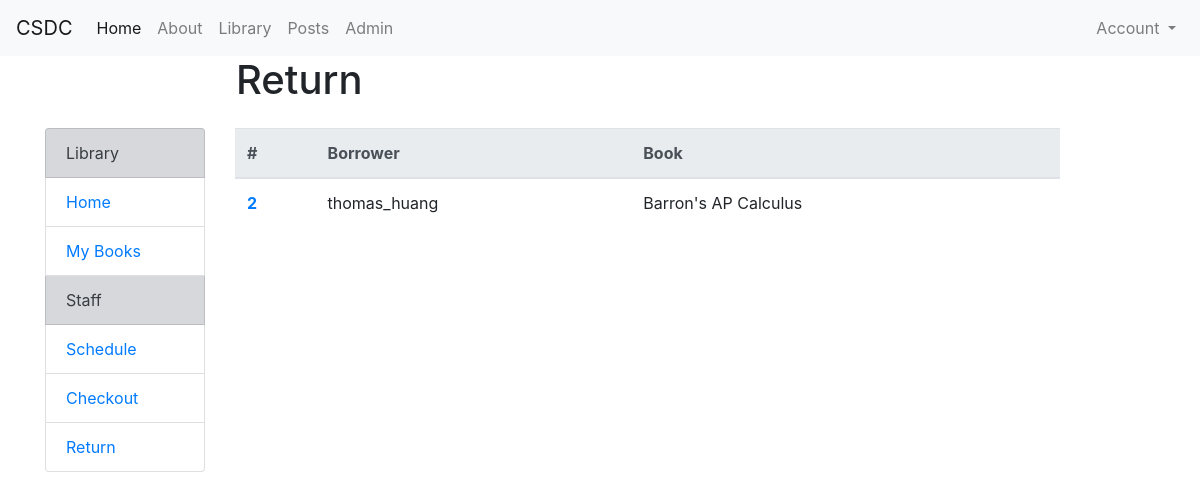
Screenshot of /library/return/ (signed in) with the database file from the repository.
### library/models.py (models this page shows, shortened)
class Borrowing(models.Model):
	borrower = models.ForeignKey(User, on_delete=models.SET_NULL, null=True, related_name='borrowed_book')
	book = models.ForeignKey(Book, on_delete=models.SET_NULL, null=True)
	status = models.IntegerField(default=0)
	date_borrowed = models.DateTimeField('date borrowed', null=True)
	date_returned = models.DateTimeField('date returned', null=True)
	confirm_staff = models.ForeignKey(User, on_delete=models.SET_NULL, null=True, related_name='confirmed_borrowing')
	checkout_staff = models.ForeignKey(User, on_delete=models.SET_NULL, null=True, related_name='checkouted_borrowing')
	return_staff = models.ForeignKey(User, on_delete=models.SET_NULL, null=True, related_name='returned_borrowing')

class Book(models.Model):
	name = models.CharField(max_length=200)
	author = models.CharField(max_length=200)
	ISBN = models.IntegerField(default=0)
	date_published = models.DateField('date published', null=True)
	summary = models.TextField()
	image = models.ImageField(upload_to='photos/', default='default.png')
	def __str__(self):
		return self.name

### library/views.py (the view)
# urls.py: path('return/', views.ReturnView.as_view(), name='return'),
class ReturnView(PermissionRequiredMixin, generic.ListView):
	model = Borrowing
	template_name='library/return.html'
	permission_required = 'is_staff'
	def get_queryset(self):
		return Borrowing.objects.filter(status=3)

### library/templates/library/return.html
{% extends "library/base.html" %}
{% load static %}
{% block page_title %}
Return
{% endblock %}
{% block content %}
<link rel="stylesheet" type="text/css" href="{% static 'library/style.css' %}">
<table class="table" id="clickable_row">
  <thead class="thead-light">
    <tr>
      <th scope="col">#</th>
      <th scope="col">Borrower</th>
      <th scope="col">Book</th>
    </tr>
  </thead>
  <tbody>
  	{% for borrowing in borrowing_list %}
    <tr>
      <th scope="row"><a href="{% url 'library:return_detail' borrowing.id %}">{{borrowing.id}}</a></th>
      <td>{{ borrowing.borrower }}</td>
      <td>{{ borrowing.book }}</td>
    </tr>
	{% endfor %}
  </tbody>
</table>
{% endblock %}

### rows the page displays
Borrowing: id "2", borrower "thomas_huang", book "Barron's AP Calculus"
